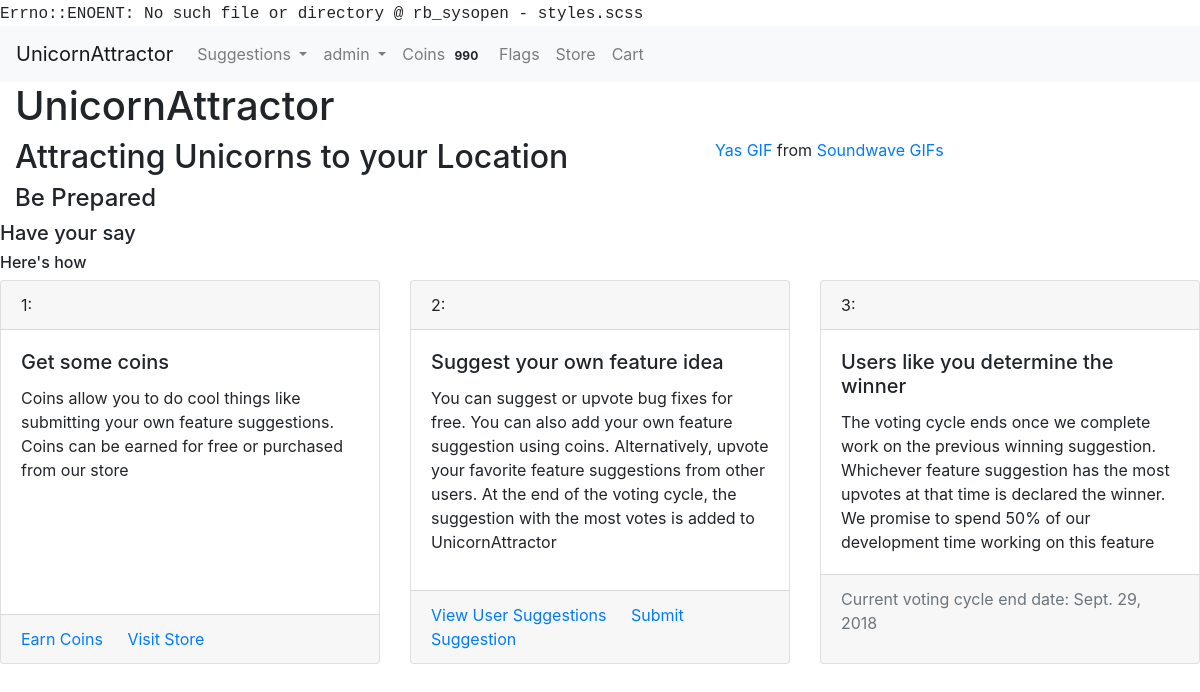
Screenshot of / (signed in) with the database file from the repository.
### accounts/models.py (models this page shows, shortened)
class User(AbstractUser):
    USERNAME_FIELD = "email"
    email = models.EmailField('email address', blank=False, unique=True)
    REQUIRED_FIELDS = []

### usersuggestions/models.py (models this page shows, shortened)
class SuggestionAdminPage(models.Model):
    status_choices = ((0, "not scheduled"), (1, "scheduled"), (2, "in progress"), (3, "completed"))
    priority_choices = ((0, "low"), (1, 'normal'), (2, 'high'))
    suggestion = models.ForeignKey(Suggestion, null=False, on_delete=models.CASCADE)
    status = models.PositiveSmallIntegerField(choices=status_choices, default=0)
    developer_assigned = models.ForeignKey(User, null=True, blank=True, on_delete=models.PROTECT)
    priority = models.PositiveSmallIntegerField(choices=priority_choices, null=True, blank=True, default=1)
    date_started = models.DateField(null=True, blank=True)
    estimated_days_to_complete = models.PositiveSmallIntegerField(null=True, blank=True)
    expected_completion_date = models.DateField(null=True, blank=True)
    date_completed = models.DateField(null=True, blank=True)
    in_current_voting_cycle = models.BooleanField(blank=False, default=True)
    github_branch = models.CharField(null=True, blank=True, max_length=50)
    was_successful = models.NullBooleanField(blank=True, null=True)
    current_winner = models.BooleanField(blank=False, default=False)

### unicornapp/views.py (the view, shortened to what this page needs)
# urls.py: url(r'^$', render_home, name="home"),
def render_home(request):
    form = UserSignupForm
    voting_end_date = get_voting_end_date()
    return render(request, "home.html", {"form": form, "voting_end_date": voting_end_date})

### market/cart.py (called while the page is built)
    def __len__(self):
        return sum(item['quantity'] for item in self.cart.values())

### market/coins.py (called while the page is built)
def return_user_coins(user):
    UserCoins.objects.get_or_create(user=user)
    user_row = UserCoins.objects.get(user=user)
    return user_row.coins

### market/contexts.py (called while the page is built)
def cart(request):
    return {'cart': Cart(request)}

def usercoins(request):
    if request.user.is_authenticated:
        user = request.user
        coins_amount = return_user_coins(user)
        return {"usercoins": coins_amount}
    else:
        return {"usercoins": None}

def coins_are_enabled(request):
    return {"coins_are_enabled": settings.COINS_ENABLED}

### usersuggestions/voting.py (called while the page is built)
def get_voting_end_date():
    try:
        current_winner = SuggestionAdminPage.objects.get(current_winner="True")
        return current_winner.expected_completion_date
    except:
        return datetime.date.today() + datetime.timedelta(days=5)

### unicornapp/templates/home.html (shortened to what this page needs)
{% extends 'base.html' %} {% load bootstrap_tags %}
{% block content %}
<header id="home-header" class="container-fluid">
    <h1 id="home-title">UnicornAttractor</h1>
    <div class="row">
        {% if not user.is_authenticated %}
        <div class=" col-xs-12 col-md-7">
            <div id="header-text">
                <h2 id="header-title">Attract Unicorns. Gain Immortality.</h2>
                <h4 id="header-subtitle-text">With our app you can attract unicorns, whose blood holds the secret to
                    immortality <br><br>UnicornAttractor completely free. Optionally, you can use coins to have your say
                    in future feature developments</h4>
            </div>
            <div id="header-buttons">
                <a role="button" href="{% url 'store' %}" class="btn btn-primary">Visit Store</a>
                <a role="button" href="{% url 'login' %}" class="btn btn-primary">Login</a>
            </div>
        </div>
        <div class="col-xs-12 col-md-4">
            <form id="home-signup-form" method="POST">
                {% csrf_token %}
                <div class="card">
                    <div class="card-header">
                        <h5 class="card-title">Sign Up</h5>
                        Sign up now to use our app. It's completely free!
                    </div>
                    <div class="card-body">
                        <p class="card-text"> {{ form|as_bootstrap }}</p>
                        <input type="submit" value="Sign Up" class="btn btn-primary">
                    </div>
                </div>
            </form>
        </div>
        {% else %}
        <div class="col-xs-12 col-md-7">
            <div id="header-text">
                <h2 id="attracting-unicorns">Attracting Unicorns to your Location</h2>
                <h4 id="header-subtitle">Be Prepared</h4>
            </div>
        </div>
        <div class="col-xs-12 col-md-4">
            <div id="attracting-unicorns-section">
                <div class="tenor-gif-embed" data-postid="3535566" data-share-method="host" data-width="100%"
                     data-aspect-ratio="1.775"><a href="https://tenor.com/view/sound-wave-wave-sound-gif-3535566">Yas
                    GIF</a> from <a href="https://tenor.com/search/soundwave-gifs">Soundwave GIFs</a></div>
            </div>
        </div>
        {% endif %}
    </div>
</header>
<main>
    <div id="have-your-say-section" class="container-fluid">
        <div class="row">
            <h5 class="home-subsection-header">Have your say</h5>
        </div>
        <div class="row">
            <h6 class="home-subsection-subheader">Here's how</h6>
        </div>
        <div class="row">
            <div class="card-deck">
                <div class="card">
                    <div class="card-header">
                        1:
                    </div>
                    <div class="card-body">
                        <h5 class="card-title">Get some coins</h5>
                        <p class="card-text">Coins allow you to do cool things like submitting your own feature
                            suggestions. Coins can be earned for free or purchased from our store</p>
                    </div>
                    <div class="card-footer">
                        <p class="card-text"><a href="{% url 'earn_coins' %}" class="card-link">Earn Coins</a>
                            <a href="{% url 'store' %}" class="card-link">Visit Store</a></p>
                    </div>
                </div>
                <div class="card">
                    <div class="card-header">
                        2:
                    </div>
                    <div class="card-body">
                        <h5 class="card-title">Suggest your own feature idea </h5>
                        <p class="card-text">You can suggest or upvote bug fixes for free. You can
                        also add your own feature suggestion using coins. Alternatively, upvote your
                        favorite feature suggestions from other users. At the end of the voting cycle, the suggestion
                        with the most votes is added to UnicornAttractor
                        </p>
                    </div>
                    <div class="card-footer">
                        <p class="card-text"><a href="{% url 'issue_tracker' %}" class="card-link">View User
                            Suggestions</a>
                            <a href="{% url 'add_suggestion' %}" class="card-link">Submit Suggestion</a></p>
                    </div>
                </div>
                <div class="card">
                    <div class="card-header">
                        3:
                    </div>
                    <div class="card-body">
                        <h5 class="card-title">Users like you determine the winner</h5>
                        <p class="card-text">The voting cycle ends once we complete work on the previous winning
                            suggestion. Whichever feature suggestion has the most upvotes at that time is declared the
                            winner. We promise to spend 50% of our development time working on this feature</p>
                    </div>
                    <div class="card-footer">
                        <p class="text-muted">Current voting cycle end date: {{ voting_end_date }}</p>
                    </div>
                </div>
            </div>
        </div>
    </div>
</main>
{% endblock %}

### templates/base.html (shortened to what this page needs)
<!DOCTYPE html> {% load staticfiles %}
<html lang="en">
<head>
    <link rel="stylesheet" href="https://maxcdn.bootstrapcdn.com/bootstrap/4.0.0/css/bootstrap.min.css">
    <link rel="stylesheet" href="{% static 'css/styles.css' %}">
</head>
<body>
    <nav class="navbar navbar-expand-lg navbar-light bg-light justify-content-between">
        <a class="navbar-brand website-title" href="{% url 'home' %}">UnicornAttractor</a>
        <div class="collapse navbar-collapse" id="navbarSupportedContent">
            <ul class="navbar-nav mr-auto">
                <li class="nav-item dropdown">
                    <a class="nav-link dropdown-toggle" href="{% url 'issue_tracker' %}" id="navbarDropdown" role="button" data-toggle="dropdown" aria-haspopup="true" aria-expanded="false">
                        Suggestions
                    </a>
                </li>
                {% if user.is_authenticated %}
                <li class="nav-item dropdown">
                    <a class="nav-link dropdown-toggle" href="#" id="navbarDropdownUser" role="button" data-toggle="dropdown" aria-haspopup="true" aria-expanded="false">
                        {{ user.username }}
                    </a>
                </li>
                {% if coins_are_enabled %}
                <li class="nav-item">
                    <a class="nav-link" href="{% url 'earn_coins' %}"> Coins <span class="badge badge-light">{{ usercoins }}</span></a>
                </li>
                {% endif %} {% endif %} {% if request.user.is_staff %}
                <li class="nav-item">
                    <a class="nav-link" href="{% url 'flags' %}">Flags</a>
                </li>
                {% endif %}
                <li class="nav-item">
                    <a class="nav-link" href="{% url 'store' %}">Store</a>
                </li>
                <li class="nav-item">
                    <a class="nav-link" href="{% url 'view_cart' %}">Cart </a>
                </li>
            </ul>
        </div>
    </nav>
    {% block content %}{% endblock %}
</body>
</html>

### styles.css (style rules this page uses)
body:before { white-space: pre; font-family: monospace; content: "Errno::ENOENT: No such file or directory @ rb_sysopen - styles.scss"; }

### rows the page displays
User: username "admin"
SuggestionAdminPage: expected_completion_date "Sept. 29, 2018"

### other values shown
{{ usercoins }} "990"
